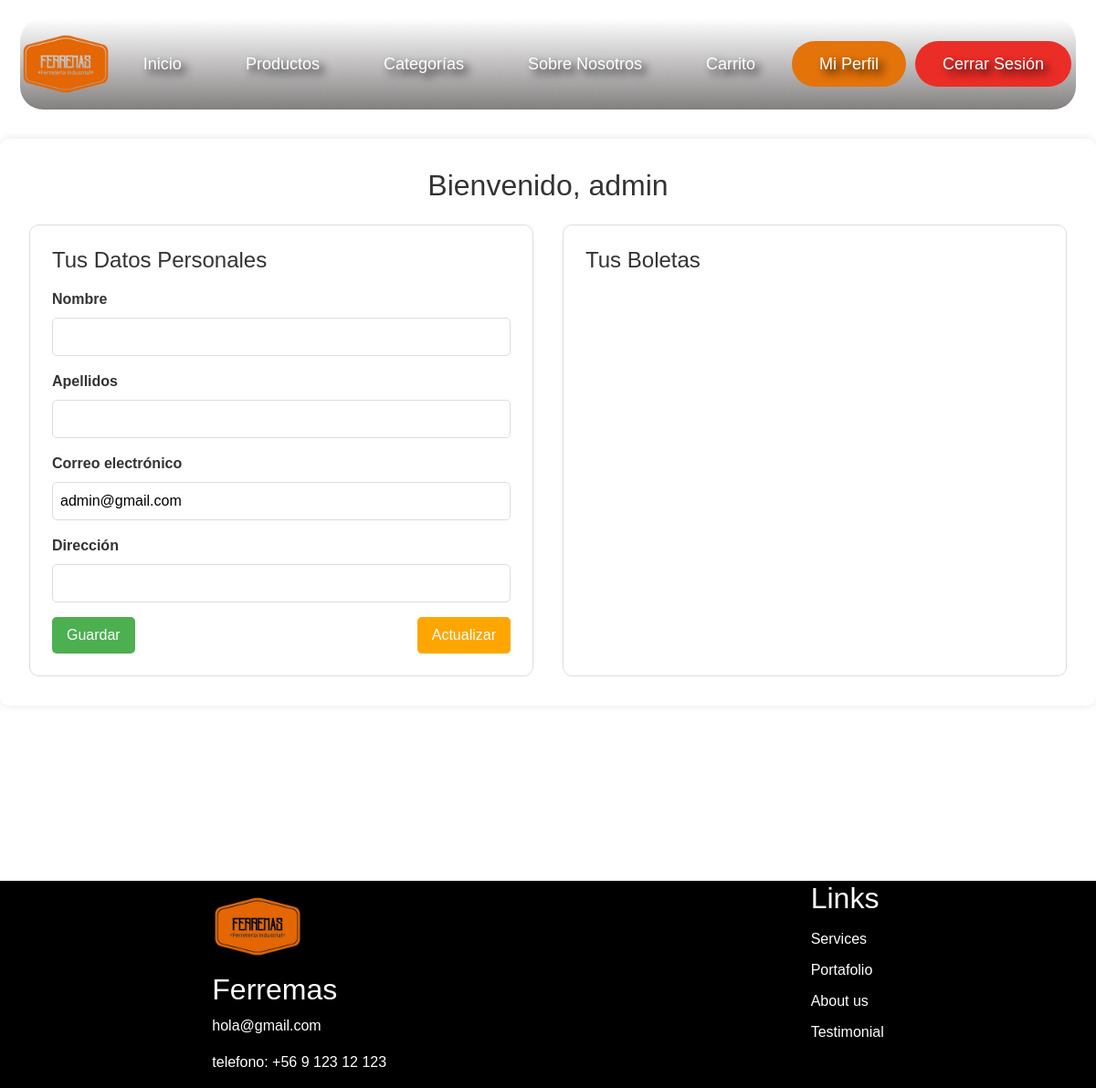
The app's page /perfil/ (signed in), older data.
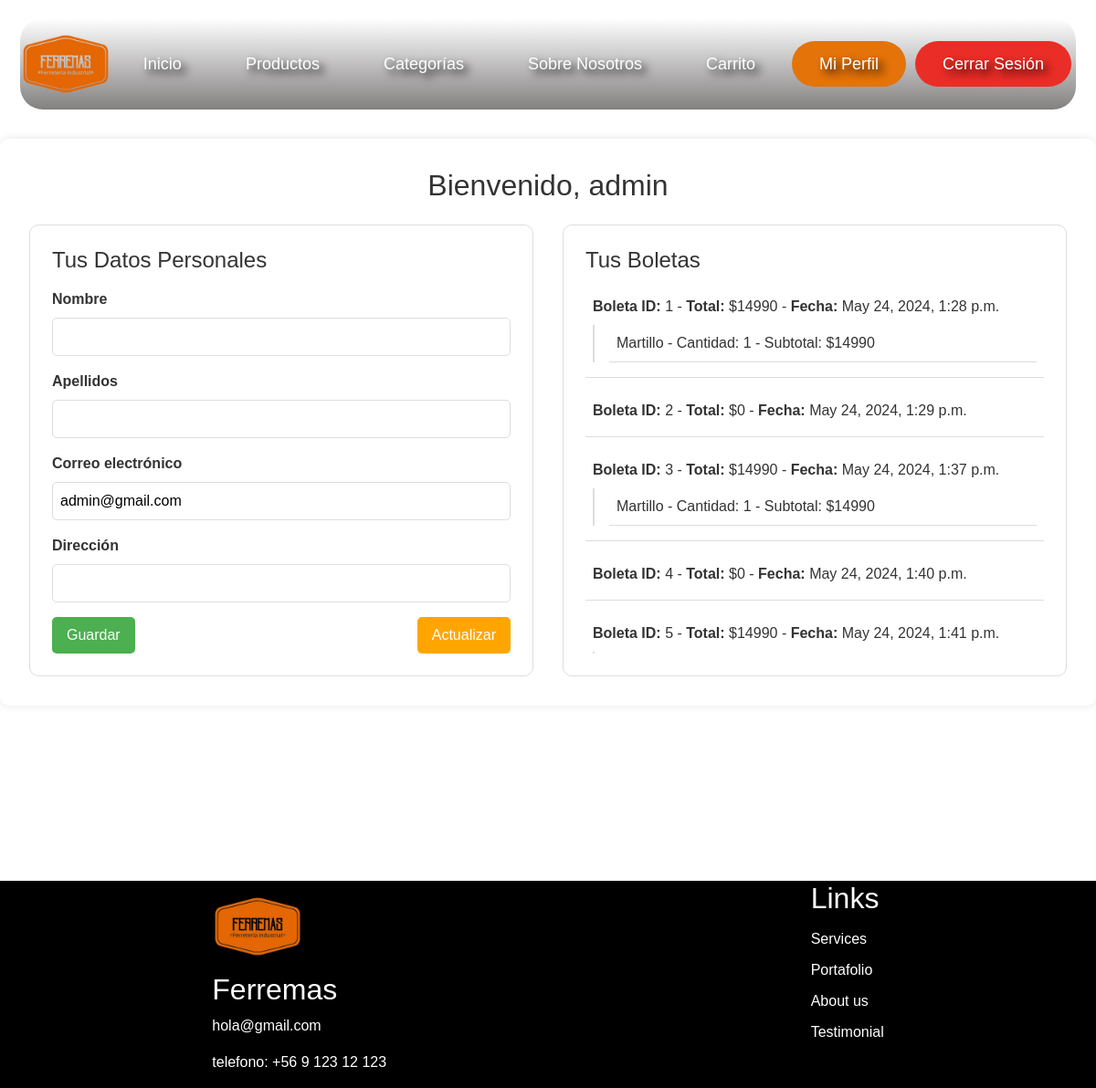
The same page, newer data.
### web_ferremas/models.py (models this page shows, shortened)
class Boleta(models.Model):
    usuario = models.ForeignKey(User, on_delete=models.CASCADE, default=1)
    total = models.PositiveIntegerField()
    fecha = models.DateTimeField(auto_now_add=True)

class DetalleBoleta(models.Model):
    boleta = models.ForeignKey(Boleta, on_delete=models.CASCADE)
    producto = models.ForeignKey(Producto, on_delete=models.CASCADE)
    cantidad = models.PositiveIntegerField()
    subtotal = models.PositiveIntegerField()

class Producto(models.Model):
    id = models.AutoField(primary_key=True, auto_created=True)
    nombre = models.CharField(max_length=30, null=False)
    precio = models.IntegerField(default=0)
    stock = models.IntegerField(default=0)
    descripcion = models.TextField()
    categoria = models.ManyToManyField(CategoriaProducto)
    tipo = models.ManyToManyField(TipoProducto)
    imagen = models.ImageField(null=True, upload_to='productos/')
    en_oferta = models.BooleanField(default=False)

### web_ferremas/views.py (the view)
# urls.py: path('perfil/', perfil_usuario, name='PERFIL_USUARIO'),
@login_required
def perfil_usuario(request):
    usuario = get_object_or_404(User, pk=request.user.pk)
    boletas = Boleta.objects.filter(usuario=usuario)
    detalles_boletas = DetalleBoleta.objects.filter(boleta__in=boletas)
    context = {
        'usuario': usuario,
        'boletas': boletas,
        'detalles_boletas': detalles_boletas,
    }
    return render(request, 'perfil_usuario.html', context)

### templates/perfil_usuario.html (shortened to what this page needs)
{% extends 'base.html' %}
{% load static %}
    {% block css %}
        <link rel="stylesheet" href="{% static 'css/perfil.css' %}">
    {% endblock css %}
    {% block contenido %}
    <main class="main-perfil">
        <h1 class="titulo-perfil">Bienvenido, {{ usuario.username }}</h1>
        <div class="perfil-container">
            <div class="datos-personales">
                <h2>Tus Datos Personales</h2>
                <form method="post" action="{% url 'actualizar_perfil' %}">
                    <label for="nombre">Nombre</label>
                    <input type="text" id="nombre" name="nombre" value="{{ usuario.first_name }}" required>
                    <label for="apellidos">Apellidos</label>
                    <input type="text" id="apellidos" name="apellidos" value="{{ usuario.last_name }}" required>
                    <label for="correo">Correo electrónico</label>
                    <input type="email" id="correo" name="correo" value="{{ usuario.email }}" required>
                    <label for="direccion">Dirección</label>
                    <input type="text" id="direccion" name="direccion" value="{{ usuario.direccion }}" required>
                    <div class="botones-accion">
                        <button type="submit" class="btn-guardar">Guardar</button>
                        <button type="button" class="btn-actualizar">Actualizar</button>
                    </div>
                </form>
            </div>
            <div class="historial-boletas">
                <h2>Tus Boletas</h2>
                <div class="boletas-scroll">
                    <ul>
                        {% for boleta in boletas %}
                            <li>
                                <strong>Boleta ID:</strong> {{ boleta.id }} - <strong>Total:</strong> ${{ boleta.total }} - <strong>Fecha:</strong> {{ boleta.fecha }}
                                <ul>
                                    {% for detalle in detalles_boletas %}
                                        {% if detalle.boleta.id == boleta.id %}
                                            <li>{{ detalle.producto.nombre }} - Cantidad: {{ detalle.cantidad }} - Subtotal: ${{ detalle.subtotal }}</li>
                                        {% endif %}
                                    {% endfor %}
                                </ul>
                            </li>
                        {% endfor %}
                    </ul>
                </div>
            </div>
        </div>
    </main>
    {% endblock contenido %}

### templates/base.html (shortened to what this page needs)
{% load static %}
<!DOCTYPE html>
<html lang="en">
<head>
    <link href="https://cdn.jsdelivr.net/npm/bootstrap@5.3.3/dist/css/bootstrap.min.css" rel="stylesheet">
    {% block css %}
    {% endblock css %}
</head>
<body>
    {% include 'snippets/navbar.html' %}
    {% block contenido %}
    {% endblock contenido %}
    {% include 'snippets/footer.html' %}
</body>
</html>

### templates/snippets/navbar.html (shortened to what this page needs)
{% load static %}
    <nav>
        <ul class="menu" id="menu">
            <li><a href="{% url 'INDEX' %}"><img src="{% static 'img/logo.png' %}" alt="Logo"></a></li>
            <li><a href="{% url 'INDEX' %}" class="enlace">Inicio</a></li>
            <li><a href="{% url 'PRODUCTOS' %}" class="enlace">Productos</a></li>
            <li><a href="#" class="enlace">Categorías</a></li>
            <li><a href="#" class="enlace">Sobre Nosotros</a></li>
            {% if user.is_authenticated %}
                <li><a href="{% url 'CARRITO' %}" class="enlace">Carrito</a></li>
                <li><a href="{% url 'PERFIL_USUARIO' %}" class="enlace btn-ingresar">Mi Perfil</a></li>
                <li><a href="{% url 'CERRAR_SESION' %}" class="enlace btn-cerrar">Cerrar Sesión</a></li>
            {% else %}
                <li><a href="{% url 'LOGIN' %}" class="enlace btn-ingresar">Ingresar</a></li>
            {% endif %}
        </ul>
    </nav>

### templates/snippets/footer.html (shortened to what this page needs)
{% load static %}
<footer>
    <div>
        <a href="#"><img id="logo" src="{% static 'img/logo.png' %}"></a>
        <h2>Ferremas</h2>
        <p>hola@gmail.com</p>
        <p>telefono: +56 9 123 12 123</p>
    </div>
    <div>
        <h2>Links</h2>
        <div class="footer-list">
            <a href="#">Services</a>
            <a href="#">Portafolio</a>
            <a href="#">About us</a>
            <a href="#">Testimonial</a>
        </div>
    </div>
</footer>

### static/css/perfil.css (style rules this page uses)
.main-perfil { margin: 2rem auto; max-width: 1200px; padding: 2rem; background: rgba(255, 255, 255, 0.8); border-radius: 10px; box-shadow: 0 0 10px rgba(0, 0, 0, 0.1); }
.titulo-perfil { text-align: center; font-size: 2rem; margin-bottom: 1.5rem; }
.perfil-container { display: flex; justify-content: space-between; gap: 2rem; }
.datos-personales, .historial-boletas { flex: 1; padding: 1.5rem; border: 1px solid #ddd; border-radius: 10px; background: #fff; }
.datos-personales h2, .historial-boletas h2 { font-size: 1.5rem; margin-bottom: 1rem; }
form label { display: block; margin-bottom: 0.5rem; font-weight: bold; }
form input { width: 100%; padding: 0.5rem; margin-bottom: 1rem; border: 1px solid #ddd; border-radius: 5px; }
.botones-accion { display: flex; justify-content: space-between; }
.btn-guardar, .btn-actualizar { padding: 0.5rem 1rem; border: none; border-radius: 5px; cursor: pointer; font-size: 1rem; }
.btn-guardar { background-color: #4CAF50; color: white; }
.btn-actualizar { background-color: #FFA500; color: white; }
.historial-boletas ul { list-style-type: none; padding: 0; }
.historial-boletas li { margin-bottom: 1rem; padding: 0.5rem; border-bottom: 1px solid #ddd; }
.historial-boletas ul ul { margin-top: 0.5rem; padding-left: 1rem; border-left: 2px solid #ddd; }
.historial-boletas ul ul li { margin-bottom: 0.5rem; }
.boletas-scroll { max-height: 400px; overflow-y: auto; }

### templates/snippets/navbar.html (style rules this page uses)
nav { margin-top: 20px; display: flex; justify-content: center; height: 100px; position: relative; }
ul.menu { display: flex; flex-wrap: wrap; align-items: center; justify-content: center; background: linear-gradient(to top, rgba(100, 96, 96, 0.8), transparent); border-radius: 25px; padding: 0; position: relative; list-style: none; margin: 0; padding: 0; }
li { list-style: none; margin: 0; padding: 0; }
img { width: 100px; height: 100px; }
.enlace { margin: 5px; padding: 15px 30px; border-radius: 25px; text-decoration: none; font-size: 18px; color: white; text-shadow: 5px 5px 10px black; text-decoration: none; }
.btn-ingresar { margin: 5px; padding: 15px 30px; border-radius: 25px; text-decoration: none; font-size: 18px; color: white; background-color: rgb(228, 115, 10); text-shadow: 5px 5px 10px black; }
.btn-cerrar { margin: 5px; padding: 15px 30px; border-radius: 25px; text-decoration: none; font-size: 18px; color: white; background-color: rgb(235, 45, 39); text-shadow: 5px 5px 10px black; }

### templates/snippets/footer.html (style rules this page uses)
footer { margin-top: 12rem; display: flex; flex-direction: row; flex-wrap: nowrap; justify-content: space-around; max-height: 600px; background-color: black; color: rgb(255, 255, 255); }
.footer-list a { text-decoration: none; display: flex; flex-direction: column; padding: 5px 0px; color: white; }

Row changes from the older to the newer data that the page shows:
added Boleta: id "1", total "14990", fecha "May 24, 2024, 1:28 p.m."
added DetalleBoleta: producto.nombre "Martillo", cantidad "1", subtotal "14990"
added Boleta: id "2", total "0", fecha "May 24, 2024, 1:29 p.m."
added Boleta: id "3", total "14990", fecha "May 24, 2024, 1:37 p.m."
added DetalleBoleta: producto.nombre "Martillo", cantidad "1", subtotal "14990", shown under "3"
added Boleta: id "4", total "0", fecha "May 24, 2024, 1:40 p.m."
added Boleta: id "5", total "14990", fecha "May 24, 2024, 1:41 p.m."
